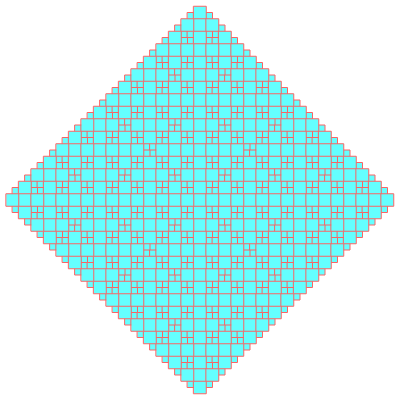
Frame 1 (no input)
Frame 60 (no input): identical to frame 1, image omitted
Frame 120 (the mouse pressed at the canvas centre since frame 60): identical to frame 1, image omitted

The p5.js sketch that drew this single still picture (run headless with seeded random() and noise() and a simulated clock; from frame 60 on, the mouse is pressed at the canvas centre):

// p5.js sketch
// ── sketch.js
var granularity;

function setup() {
    // put setup code here
    createCanvas(400, 400);
    rectMode(CENTER);
    fill('rgba(100, 255, 255, 10)');
    stroke('rgb(250, 100, 100)');
    max_depth = 5;
    granularity = width/(4*max_depth);
}

function draw() {
    // put drawing code here
    background(255);
    len = width/2;
    drawSquare(width/2, height/2, len, granularity);
}

function drawSquare(x, y, len){
    square(x, y, len);
    if (len > granularity) {
        drawSquare(x, y-len/2, len/2);
        drawSquare(x+len/2, y, len/2);
        drawSquare(x, y+len/2, len/2);
        drawSquare(x-len/2, y, len/2);
    }
}
// ── sketch1.js
var granularity;

function setup() {
    // put setup code here
    createCanvas(400, 400);
    rectMode(CENTER);
    fill('rgba(100, 255, 255, 10)');
    stroke('rgb(250, 100, 100)');
    max_depth = 5;
    granularity = width/(4*max_depth);

    let p1 = createP('輸入正方形的層數.');
    p1.position(480, 20);

    // Set its default value to 30.
    slider = createSlider(1, 5, max_depth, 1);
    slider.position(485, 55);
    slider.size(100);
    slider.input(recursiveSquare);
    recursiveSquare();
}

function recursiveSquare() {
    background(255);
    granularity = width/(4*slider.value());
    drawSquare(width/2, height/2, width/2);
}

function drawSquare(x, y, len){
    square(x, y, len);

    if (len > granularity) {
        drawSquare(x, y-len/2, len/2);
        drawSquare(x+len/2, y, len/2);
        drawSquare(x, y+len/2, len/2);
        drawSquare(x-len/2, y, len/2);
    }
}

// ── square.html
<html>
    <head>
        <meta charset="UTF-8">
        <script src="https://cdn.jsdelivr.net/npm/p5@1.4.1/lib/p5.js"></script>
        <script src="sketch1.js"></script>
    </head>
    
    <body>
        <main>
        </main>
    </body>
</html>
